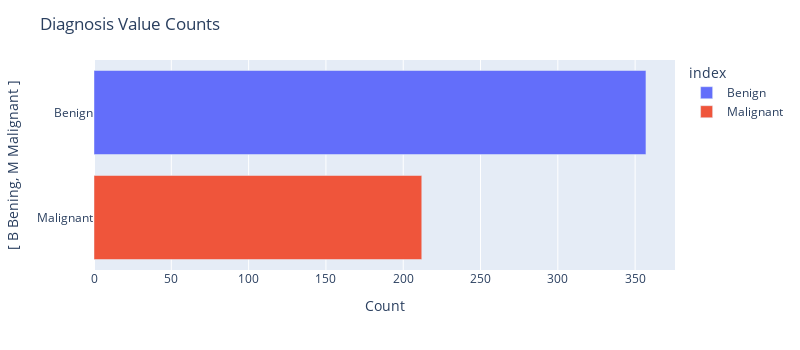

The notebook cell saved with this chart:
### Code cell
counts = data.diagnosis.value_counts()

fig = px.bar(counts, x=counts.values, y=counts.index, orientation='h', color = counts.index)
fig.update_layout(width=800, height=350)

# Set the chart title and axis labels
fig.update_layout(title='Diagnosis Value Counts', xaxis_title='Count', yaxis_title='[ B Bening, M Malignant ]')

# Show the chart
fig.show()

### Figure 1 — Plotly figure (JSON) as saved in the notebook; plotly's stock layout.template omitted (floating-point values rounded to 4 significant figures)
{"data": [{"alignmentgroup": "True", "hovertemplate": "index=%{y}<br>x=%{x}<extra></extra>", "legendgroup": "Benign", "marker": {"color": "#636efa", "pattern": {"shape": ""}}, "name": "Benign", "offsetgroup": "Benign", "orientation": "h", "showlegend": true, "textposition": "auto", "type": "bar", "x": [357], "xaxis": "x", "y": ["Benign"], "yaxis": "y"}, {"alignmentgroup": "True", "hovertemplate": "index=%{y}<br>x=%{x}<extra></extra>", "legendgroup": "Malignant", "marker": {"color": "#EF553B", "pattern": {"shape": ""}}, "name": "Malignant", "offsetgroup": "Malignant", "orientation": "h", "showlegend": true, "textposition": "auto", "type": "bar", "x": [212], "xaxis": "x", "y": ["Malignant"], "yaxis": "y"}], "layout": {"barmode": "relative", "height": 350, "legend": {"title": {"text": "index"}, "tracegroupgap": 0}, "margin": {"t": 60}, "title": {"text": "Diagnosis Value Counts"}, "width": 800, "xaxis": {"anchor": "y", "domain": [0, 1], "title": {"text": "Count"}}, "yaxis": {"anchor": "x", "categoryarray": ["Malignant", "Benign"], "categoryorder": "array", "domain": [0, 1], "title": {"text": "[ B Bening, M Malignant ]"}}}}
